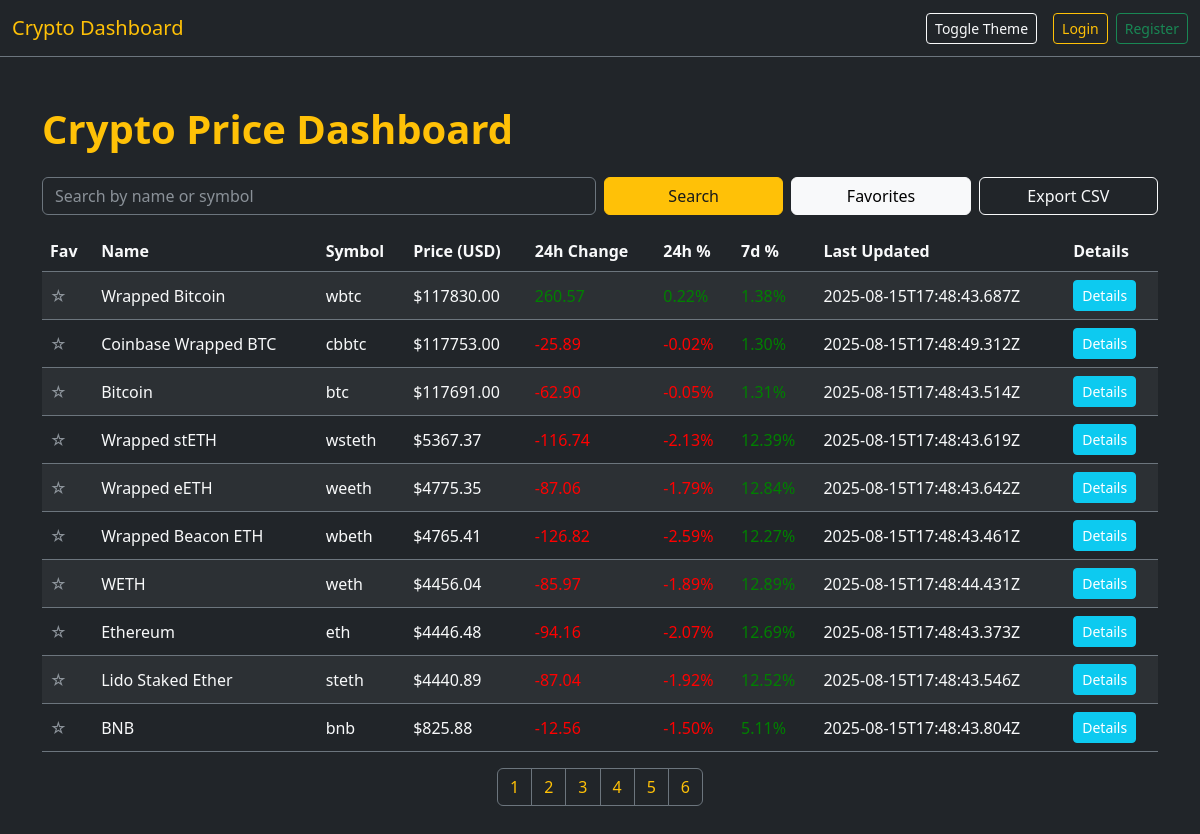
The page / on the database its author committed.
### tables this page shows
CREATE TABLE prices (
            id TEXT PRIMARY KEY,
            symbol TEXT,
            name TEXT,
            price REAL,
            last_updated TEXT,
            price_change_24h REAL,
            price_change_percentage_24h REAL,
            price_change_percentage_7d REAL,
            description TEXT,
            homepage TEXT
        );

### app.py (the view)
@app.route('/', methods=['GET'])
def index():
    query = request.args.get('q', '').lower()
    page = int(request.args.get('page', 1))
    show_favs = request.args.get('favorites', '') == '1'
    db = get_db()
    cursor = db.cursor()
    user = session.get('username', '')
    favs = get_favorites(user) if user else set()
    sql = 'SELECT * FROM prices'
    params = []
    if query:
        sql += ' WHERE name LIKE ? OR symbol LIKE ?'
        params += [f'%{query}%', f'%{query}%']
    if show_favs and user:
        sql += ' AND id IN ({})'.format(','.join('?'*len(favs))) if query else ' WHERE id IN ({})'.format(','.join('?'*len(favs)))
        params += list(favs)
    sql += ' ORDER BY price DESC LIMIT ? OFFSET ?'
    params += [PER_PAGE, PER_PAGE*(page-1)]
    cursor.execute(sql, params)
    coins = cursor.fetchall()
    cursor.execute('SELECT COUNT(*) FROM prices')
    total = cursor.fetchone()[0]
    return render_template('index.html', coins=coins, query=query, page=page, per_page=PER_PAGE, total=total, favorites=favs, show_favs=show_favs, user=user)

### app.py (called while the page is built)
def get_db():
    db = getattr(g, '_database', None)
    if db is None:
        db = g._database = sqlite3.connect(DATABASE)
    return db

@app.teardown_appcontext
def close_connection(exception):
    db = getattr(g, '_database', None)
    if db is not None:
        db.close()

### templates/index.html (shortened to what this page needs)
<!DOCTYPE html>
<html lang="en" data-bs-theme="dark">
<head>
        <link href="https://cdn.jsdelivr.net/npm/bootstrap@5.3.0/dist/css/bootstrap.min.css" rel="stylesheet">
        <link rel="stylesheet" href="/static/style.css">
</head>
<body class="bg-dark text-light">
<nav class="navbar navbar-expand-lg navbar-dark bg-dark mb-4 border-bottom border-secondary">
    <div class="container-fluid">
        <a class="navbar-brand text-warning" href="/">Crypto Dashboard</a>
        <div class="d-flex align-items-center">
            <button id="themeToggle" class="btn btn-outline-light btn-sm me-3" type="button">Toggle Theme</button>
            {% if user %}
                <span class="navbar-text me-2">Logged in as {{ user }}</span>
                <a href="/logout" class="btn btn-outline-light btn-sm">Logout</a>
            {% else %}
                <a href="/login" class="btn btn-outline-warning btn-sm me-2">Login</a>
                <a href="/register" class="btn btn-outline-success btn-sm">Register</a>
            {% endif %}
        </div>
    </div>
</nav>
<div class="container py-4">
        <h1 class="mb-4 text-warning">Crypto Price Dashboard</h1>
        <form method="get" class="row mb-3 g-2">
                <div class="col-md-6">
                        <input type="text" name="q" class="form-control bg-dark text-light border-secondary" placeholder="Search by name or symbol" value="{{ query }}">
                </div>
                <div class="col-md-2">
                        <button type="submit" class="btn btn-warning w-100">Search</button>
                </div>
                <div class="col-md-2">
                        <a href="?favorites=1" class="btn btn-light w-100 {% if show_favs %}active{% endif %}">Favorites</a>
                </div>
                <div class="col-md-2">
                        <a href="/export" class="btn btn-outline-light w-100">Export CSV</a>
                </div>
        </form>
        <div class="table-responsive">
        <table class="table table-dark table-striped table-hover align-middle border-secondary">
                <thead>
                        <tr>
                                <th>Fav</th>
                                <th>Name</th>
                                <th>Symbol</th>
                                <th>Price (USD)</th>
                                <th>24h Change</th>
                                <th>24h %</th>
                                <th>7d %</th>
                                <th>Last Updated</th>
                                <th>Details</th>
                        </tr>
                </thead>
                <tbody>
                {% for coin in coins %}
                        <tr>
                                <td>
                                    {% if user %}
                                        <form method="post" action="/favorite/{{ coin[0] }}">
                                            <button type="submit" class="btn btn-sm {% if coin[0] in favorites %}btn-warning{% else %}btn-outline-warning{% endif %}">&#9733;</button>
                                        </form>
                                    {% else %}
                                        <span class="text-muted">&#9734;</span>
                                    {% endif %}
                                </td>
                                <td>{{ coin[2] }}</td>
                                <td>{{ coin[1] }}</td>
                                <td>${{ '%.2f'|format(coin[3]) }}</td>
                                <td><span style="color: {{ 'green' if coin[5] > 0 else 'red' }};">{{ '%.2f'|format(coin[5]) }}</span></td>
                                <td><span style="color: {{ 'green' if coin[6] > 0 else 'red' }};">{{ '%.2f'|format(coin[6]) }}%</span></td>
                                <td><span style="color: {{ 'green' if coin[7] > 0 else 'red' }};">{{ '%.2f'|format(coin[7]) }}%</span></td>
                                <td>{{ coin[4] }}</td>
                                <td><a href="/coin/{{ coin[0] }}" class="btn btn-sm btn-info">Details</a></td>
                        </tr>
                {% endfor %}
                </tbody>
        </table>
        </div>
        <nav aria-label="Page navigation">
            <ul class="pagination justify-content-center">
                {% for p in range(1, (total // per_page) + 2) %}
                    <li class="page-item {% if p == page %}active{% endif %}">
                        <a class="page-link bg-dark text-warning border-secondary" href="?q={{ query }}&page={{ p }}{% if show_favs %}&favorites=1{% endif %}">{{ p }}</a>
                    </li>
                {% endfor %}
            </ul>
        </nav>
</div>
</body>
</html>

### static/style.css (style rules this page uses)
body { background: #181a1b; color: #f8f9fa; }
h1, h2 { font-weight: 700; color: #ffc107; }
.table-dark th, .table-dark td { color: #f8f9fa; }
.btn-warning { color: #181a1b; background-color: #ffc107; border-color: #ffc107; }
.btn-outline-warning { color: #ffc107; border-color: #ffc107; }
.btn-info { color: #fff; background-color: #0dcaf0; border-color: #0dcaf0; }
.navbar-dark .navbar-brand { color: #ffc107; }
.form-control.bg-dark { background-color: #181a1b; color: #f8f9fa; border-color: #343a40; }

### rows shown on the page
prices: name "Wrapped Bitcoin", symbol "wbtc", price "117830.00", price_change_24h "260.57", price_change_percentage_24h "0.22", price_change_percentage_7d "1.38", last_updated "2025-08-15T17:48:43.687Z"
prices: name "Coinbase Wrapped BTC", symbol "cbbtc", price "117753.00", price_change_24h "-25.89", price_change_percentage_24h "-0.02", price_change_percentage_7d "1.30", last_updated "2025-08-15T17:48:49.312Z"
prices: name "Bitcoin", symbol "btc", price "117691.00", price_change_24h "-62.90", price_change_percentage_24h "-0.05", price_change_percentage_7d "1.31", last_updated "2025-08-15T17:48:43.514Z"
prices: name "Wrapped stETH", symbol "wsteth", price "5367.37", price_change_24h "-116.74", price_change_percentage_24h "-2.13", price_change_percentage_7d "12.39", last_updated "2025-08-15T17:48:43.619Z"
prices: name "Wrapped eETH", symbol "weeth", price "4775.35", price_change_24h "-87.06", price_change_percentage_24h "-1.79", price_change_percentage_7d "12.84", last_updated "2025-08-15T17:48:43.642Z"
prices: name "Wrapped Beacon ETH", symbol "wbeth", price "4765.41", price_change_24h "-126.82", price_change_percentage_24h "-2.59", price_change_percentage_7d "12.27", last_updated "2025-08-15T17:48:43.461Z"
prices: name "WETH", symbol "weth", price "4456.04", price_change_24h "-85.97", price_change_percentage_24h "-1.89", price_change_percentage_7d "12.89", last_updated "2025-08-15T17:48:44.431Z"
prices: name "Ethereum", symbol "eth", price "4446.48", price_change_24h "-94.16", price_change_percentage_24h "-2.07", price_change_percentage_7d "12.69", last_updated "2025-08-15T17:48:43.373Z"
prices: name "Lido Staked Ether", symbol "steth", price "4440.89", price_change_24h "-87.04", price_change_percentage_24h "-1.92", price_change_percentage_7d "12.52", last_updated "2025-08-15T17:48:43.546Z"
prices: name "BNB", symbol "bnb", price "825.88", price_change_24h "-12.56", price_change_percentage_24h "-1.50", price_change_percentage_7d "5.11", last_updated "2025-08-15T17:48:43.804Z"

### other values the page prints
{{ p }} "1" "2" "3" "4" "5" "6"
